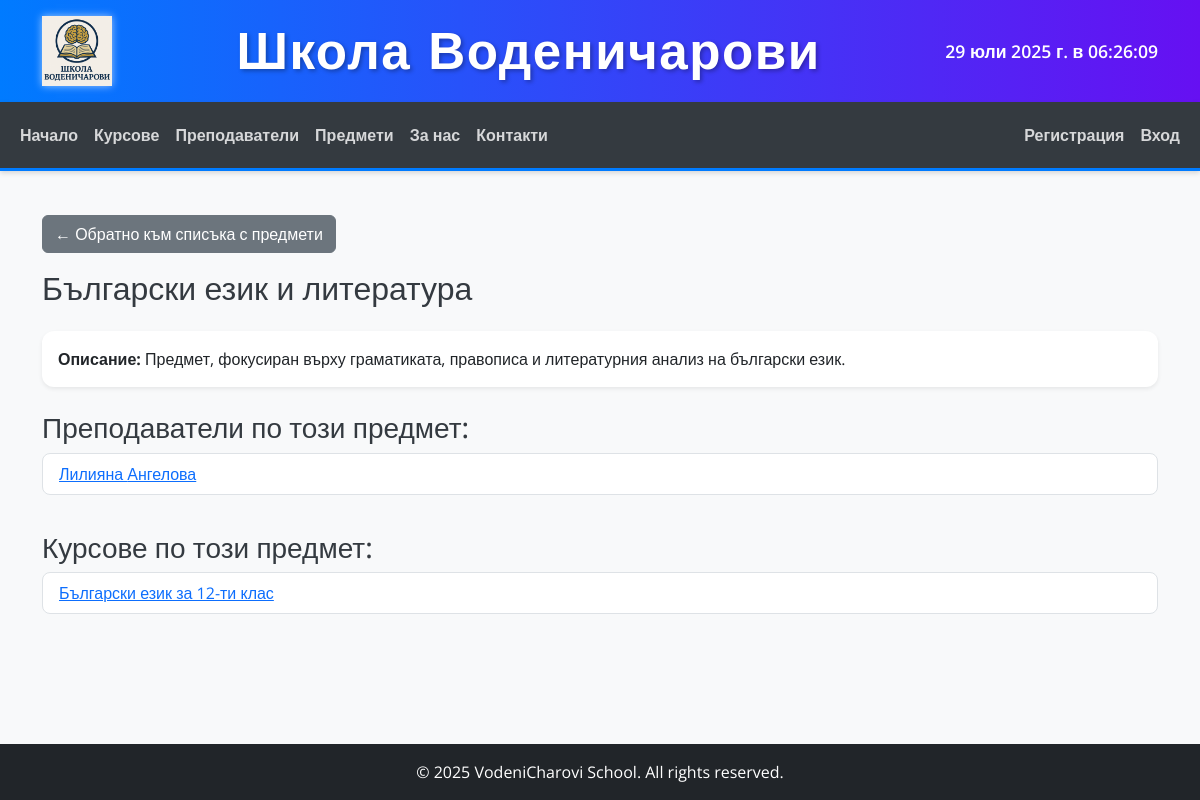
/subjects/4/, run on the app's committed database.
### subjects/models.py (models this page shows, shortened)
class Subject(models.Model):
    name = models.CharField(
        max_length=100,
        unique=True,
        verbose_name="Име на предмет"
    )
    description = models.TextField(
        blank=True,
        null=True,
        verbose_name="Описание"
    )
    image = models.ImageField(
        upload_to='subject_images/',
        blank=True,
        null=True,
        verbose_name="Изображение"
    )
    created_at = models.DateTimeField(
        auto_now_add=True
    )
    updated_at = models.DateTimeField(
        auto_now=True
    )
    class Meta:
        ordering = ['name']
        verbose_name = "Предмет"
        verbose_name_plural = "Предмети"

### teachers/models.py (models this page shows, shortened)
class Teacher(models.Model):
    first_name = models.CharField(
        max_length=50,
        verbose_name="Име"
    )
    last_name = models.CharField(
        max_length=50,
        verbose_name="Фамилия"
    )
    bio = models.TextField(
        verbose_name="Био"
    )
    subjects = models.ManyToManyField(
        'subjects.Subject',
        related_name='teachers',
        verbose_name="Преподавани предмети"
    )
    profile_picture = models.ImageField(
        upload_to='teacher_profiles/',
        blank=True,
        null=True,
        verbose_name="Профилна снимка"
    )
    email = models.EmailField(
        unique=True,
        verbose_name="Имейл"
    )
    phone_number = models.CharField(
        max_length=20,
        blank=True,
        null=True,
        verbose_name="Телефонен номер"
    )
    class Meta:
        ordering = ['last_name', 'first_name']
        verbose_name = "Учител"
        verbose_name_plural = "Учители"

### courses/models.py (models this page shows, shortened)
class Course(models.Model):
    title = models.CharField(
        max_length=100,
        verbose_name="Заглавие на курса"
    )
    subject = models.ForeignKey(
        Subject,
        on_delete=models.CASCADE,
        related_name='courses',
        verbose_name="Предмет"
    )
    teacher = models.ForeignKey(
        Teacher,
        on_delete=models.CASCADE,
        related_name='courses_taught',
        verbose_name="Преподавател"
    )
    description = models.TextField(
        verbose_name="Описание на курса"
    )
    price = models.DecimalField(
        max_digits=8,
        decimal_places=2,
        verbose_name="Цена"
    )
    start_date = models.DateField(
        verbose_name="Начална дата"
    )
    end_date = models.DateField(
        verbose_name="Крайна дата"
    )
    max_students = models.PositiveIntegerField(
        default=10,
        verbose_name="Макс. брой студенти"
    )
    class Meta:
        ordering = ['start_date', 'title']
        verbose_name = "Курс"
        verbose_name_plural = "Курсове"

### subjects/views.py (the view)
# urls.py: path('<int:pk>/', SubjectDetailView.as_view(), name='subject_detail'),
class SubjectDetailView(DetailView):
    model = Subject
    template_name = 'subjects/subject_detail.html'
    context_object_name = 'subject'
    def get_context_data(self, **kwargs):
        context = super().get_context_data(**kwargs)
        subject = self.get_object()
        context['courses_for_subject'] = Course.objects.filter(subject=subject)
        return context

### templates/subjects/subject_detail.html (shortened to what this page needs)
{% extends 'base.html' %}
{% block content %}
    <a href="{% url 'subject_list' %}" class="btn btn-secondary mb-3">← Обратно към списъка с предмети</a>
    <h2 class="mb-4">{{ subject.name }}</h2>
    <div class="card mb-3 shadow-sm">
        <div class="card-body">
            <p class="card-text"><strong>Описание:</strong> {{ subject.description }}</p>
        </div>
    </div>
    <h3 class="mt-4">Преподаватели по този предмет:</h3>
    {% if subject.teachers.all %}
        <ul class="list-group mb-3">
            {% for teacher in subject.teachers.all %}
                <li class="list-group-item"><a href="{% url 'teacher_detail' pk=teacher.pk %}">{{ teacher.first_name }} {{ teacher.last_name }}</a></li>
            {% endfor %}
        </ul>
    {% else %}
        <p>Няма асоциирани преподаватели с този предмет.</p>
    {% endif %}
    <h3 class="mt-4">Курсове по този предмет:</h3>
    {% if courses_for_subject %}
        <ul class="list-group mb-3">
            {% for course in courses_for_subject %}
                <li class="list-group-item"><a href="{% url 'course_detail' pk=course.pk %}">{{ course.title }}</a></li>
            {% endfor %}
        </ul>
    {% else %}
        <p>Няма асоциирани курсове с този предмет.</p>
    {% endif %}
{% endblock %}

### static/css/style.css (style rules this page uses)
body { font-family: 'Open Sans', sans-serif; background-color: #f8f9fa; color: #343a40; }
.card { border: none; border-radius: 0.75rem; box-shadow: 0 0.5rem 1rem rgba(0,0,0,.08); transition: transform 0.2s ease-in-out; }
.list-group-item { border-radius: 0.5rem !important; margin-bottom: 0.75rem; }

### data on the page
Subject: name "Български език и литература", description "Предмет, фокусиран върху граматиката, правописа и литературния анализ на български език."
Teacher: first_name "Лилияна", last_name "Ангелова"
Course: title "Български език за 12-ти клас"
